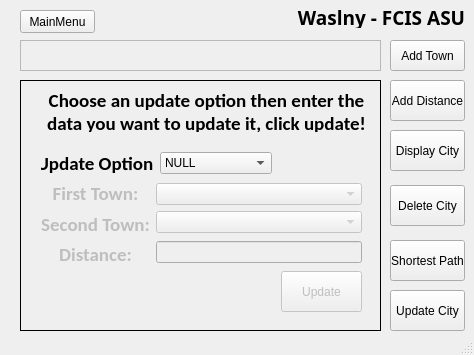
<?xml version="1.0" encoding="UTF-8"?>
<ui version="4.0">
 <class>CityWindow</class>
 <widget class="QMainWindow" name="CityWindow">
  <property name="windowModality">
   <enum>Qt::NonModal</enum>
  </property>
  <property name="geometry">
   <rect>
    <x>0</x>
    <y>0</y>
    <width>474</width>
    <height>355</height>
   </rect>
  </property>
  <property name="windowTitle">
   <string>Wasalny</string>
  </property>
  <property name="windowIcon">
   <iconset resource="imgs.qrc">
    <normaloff>:/images/rsz_wasalny.jpg</normaloff>:/images/rsz_wasalny.jpg</iconset>
  </property>
  <property name="iconSize">
   <size>
    <width>50</width>
    <height>50</height>
   </size>
  </property>
  <widget class="QWidget" name="centralwidget">
   <widget class="QPushButton" name="addTownBtn">
    <property name="geometry">
     <rect>
      <x>390</x>
      <y>40</y>
      <width>75</width>
      <height>31</height>
     </rect>
    </property>
    <property name="text">
     <string>Add Town</string>
    </property>
   </widget>
   <widget class="QPushButton" name="addDistBtn">
    <property name="geometry">
     <rect>
      <x>390</x>
      <y>80</y>
      <width>75</width>
      <height>41</height>
     </rect>
    </property>
    <property name="text">
     <string>Add Distance</string>
    </property>
   </widget>
   <widget class="QPushButton" name="dispBtn">
    <property name="geometry">
     <rect>
      <x>390</x>
      <y>130</y>
      <width>75</width>
      <height>41</height>
     </rect>
    </property>
    <property name="text">
     <string>Display City</string>
    </property>
   </widget>
   <widget class="QPushButton" name="deleteBtn">
    <property name="geometry">
     <rect>
      <x>390</x>
      <y>185</y>
      <width>75</width>
      <height>41</height>
     </rect>
    </property>
    <property name="text">
     <string>Delete City</string>
    </property>
   </widget>
   <widget class="QPushButton" name="updBtn">
    <property name="enabled">
     <bool>true</bool>
    </property>
    <property name="geometry">
     <rect>
      <x>390</x>
      <y>290</y>
      <width>75</width>
      <height>41</height>
     </rect>
    </property>
    <property name="text">
     <string>Update City</string>
    </property>
   </widget>
   <widget class="QPushButton" name="SPBtn">
    <property name="enabled">
     <bool>true</bool>
    </property>
    <property name="geometry">
     <rect>
      <x>390</x>
      <y>240</y>
      <width>75</width>
      <height>41</height>
     </rect>
    </property>
    <property name="text">
     <string>Shortest Path</string>
    </property>
   </widget>
   <widget class="QPlainTextEdit" name="input_txt">
    <property name="enabled">
     <bool>false</bool>
    </property>
    <property name="geometry">
     <rect>
      <x>20</x>
      <y>40</y>
      <width>361</width>
      <height>31</height>
     </rect>
    </property>
    <property name="plainText">
     <string/>
    </property>
   </widget>
   <widget class="QPushButton" name="main_menu">
    <property name="geometry">
     <rect>
      <x>20</x>
      <y>10</y>
      <width>75</width>
      <height>23</height>
     </rect>
    </property>
    <property name="text">
     <string>MainMenu</string>
    </property>
   </widget>
   <widget class="QLabel" name="label">
    <property name="geometry">
     <rect>
      <x>296</x>
      <y>7</y>
      <width>171</width>
      <height>21</height>
     </rect>
    </property>
    <property name="font">
     <font>
      <family>Century Gothic</family>
      <pointsize>14</pointsize>
      <weight>75</weight>
      <bold>true</bold>
     </font>
    </property>
    <property name="text">
     <string>Waslny - FCIS ASU</string>
    </property>
    <property name="alignment">
     <set>Qt::AlignCenter</set>
    </property>
   </widget>
   <widget class="QStackedWidget" name="stackedWidget">
    <property name="geometry">
     <rect>
      <x>20</x>
      <y>80</y>
      <width>361</width>
      <height>251</height>
     </rect>
    </property>
    <property name="frameShape">
     <enum>QFrame::Panel</enum>
    </property>
    <property name="frameShadow">
     <enum>QFrame::Plain</enum>
    </property>
    <property name="currentIndex">
     <number>3</number>
    </property>
    <widget class="QWidget" name="display_page">
     <widget class="QTextBrowser" name="output_txt">
      <property name="geometry">
       <rect>
        <x>10</x>
        <y>10</y>
        <width>341</width>
        <height>231</height>
       </rect>
      </property>
     </widget>
    </widget>
    <widget class="QWidget" name="distance_page">
     <widget class="QPushButton" name="Add_dist">
      <property name="geometry">
       <rect>
        <x>131</x>
        <y>170</y>
        <width>101</width>
        <height>41</height>
       </rect>
      </property>
      <property name="text">
       <string>Add</string>
      </property>
     </widget>
     <widget class="QLabel" name="instructions_txt">
      <property name="geometry">
       <rect>
        <x>50</x>
        <y>20</y>
        <width>271</width>
        <height>31</height>
       </rect>
      </property>
      <property name="font">
       <font>
        <family>Century Gothic</family>
        <pointsize>10</pointsize>
        <weight>75</weight>
        <bold>true</bold>
       </font>
      </property>
      <property name="text">
       <string>Choose the towns then enter the distance between them, then click Add!</string>
      </property>
      <property name="alignment">
       <set>Qt::AlignCenter</set>
      </property>
      <property name="wordWrap">
       <bool>true</bool>
      </property>
     </widget>
     <widget class="QWidget" name="">
      <property name="geometry">
       <rect>
        <x>20</x>
        <y>70</y>
        <width>321</width>
        <height>85</height>
       </rect>
      </property>
      <layout class="QHBoxLayout" name="horizontalLayout">
       <item>
        <layout class="QVBoxLayout" name="verticalLayout_2">
         <item>
          <widget class="QLabel" name="label_2">
           <property name="font">
            <font>
             <family>Calibri</family>
             <pointsize>14</pointsize>
             <weight>75</weight>
             <bold>true</bold>
            </font>
           </property>
           <property name="text">
            <string>First Town:</string>
           </property>
           <property name="alignment">
            <set>Qt::AlignCenter</set>
           </property>
          </widget>
         </item>
         <item>
          <widget class="QLabel" name="label_3">
           <property name="font">
            <font>
             <family>Calibri</family>
             <pointsize>14</pointsize>
             <weight>75</weight>
             <bold>true</bold>
            </font>
           </property>
           <property name="text">
            <string>Second Town:</string>
           </property>
           <property name="alignment">
            <set>Qt::AlignCenter</set>
           </property>
          </widget>
         </item>
         <item>
          <widget class="QLabel" name="label_4">
           <property name="font">
            <font>
             <family>Calibri</family>
             <pointsize>14</pointsize>
             <weight>75</weight>
             <bold>true</bold>
            </font>
           </property>
           <property name="text">
            <string>Distance:</string>
           </property>
           <property name="alignment">
            <set>Qt::AlignCenter</set>
           </property>
          </widget>
         </item>
        </layout>
       </item>
       <item>
        <layout class="QVBoxLayout" name="verticalLayout_3">
         <item>
          <layout class="QVBoxLayout" name="verticalLayout">
           <item>
            <widget class="QComboBox" name="towns_list"/>
           </item>
           <item>
            <widget class="QComboBox" name="towns_list2"/>
           </item>
          </layout>
         </item>
         <item>
          <widget class="QLineEdit" name="dist_val"/>
         </item>
        </layout>
       </item>
      </layout>
     </widget>
    </widget>
    <widget class="QWidget" name="SP">
     <widget class="QPushButton" name="getSP_btn">
      <property name="geometry">
       <rect>
        <x>230</x>
        <y>120</y>
        <width>111</width>
        <height>23</height>
       </rect>
      </property>
      <property name="text">
       <string>Get Shortest Path</string>
      </property>
     </widget>
     <widget class="QTextBrowser" name="SP_output">
      <property name="geometry">
       <rect>
        <x>20</x>
        <y>120</y>
        <width>201</width>
        <height>111</height>
       </rect>
      </property>
      <property name="html">
       <string>&lt;!DOCTYPE HTML PUBLIC &quot;-//W3C//DTD HTML 4.0//EN&quot; &quot;http://www.w3.org/TR/REC-html40/strict.dtd&quot;&gt;
&lt;html&gt;&lt;head&gt;&lt;meta name=&quot;qrichtext&quot; content=&quot;1&quot; /&gt;&lt;style type=&quot;text/css&quot;&gt;
p, li { white-space: pre-wrap; }
&lt;/style&gt;&lt;/head&gt;&lt;body style=&quot; font-family:'MS Shell Dlg 2'; font-size:8.25pt; font-weight:400; font-style:normal;&quot;&gt;
&lt;p style=&quot;-qt-paragraph-type:empty; margin-top:0px; margin-bottom:0px; margin-left:0px; margin-right:0px; -qt-block-indent:0; text-indent:0px;&quot;&gt;&lt;br /&gt;&lt;/p&gt;&lt;/body&gt;&lt;/html&gt;</string>
      </property>
     </widget>
     <widget class="QWidget" name="">
      <property name="geometry">
       <rect>
        <x>20</x>
        <y>30</y>
        <width>321</width>
        <height>81</height>
       </rect>
      </property>
      <layout class="QVBoxLayout" name="verticalLayout_4">
       <item>
        <layout class="QHBoxLayout" name="horizontalLayout_2">
         <item>
          <widget class="QLabel" name="label_5">
           <property name="font">
            <font>
             <family>Calibri</family>
             <pointsize>14</pointsize>
             <weight>75</weight>
             <bold>true</bold>
            </font>
           </property>
           <property name="text">
            <string>First Town:</string>
           </property>
           <property name="alignment">
            <set>Qt::AlignCenter</set>
           </property>
          </widget>
         </item>
         <item>
          <widget class="QComboBox" name="towns_list_2"/>
         </item>
        </layout>
       </item>
       <item>
        <layout class="QHBoxLayout" name="horizontalLayout_3">
         <item>
          <widget class="QLabel" name="label_6">
           <property name="font">
            <font>
             <family>Calibri</family>
             <pointsize>14</pointsize>
             <weight>75</weight>
             <bold>true</bold>
            </font>
           </property>
           <property name="text">
            <string>Second Town:</string>
           </property>
           <property name="alignment">
            <set>Qt::AlignCenter</set>
           </property>
          </widget>
         </item>
         <item>
          <widget class="QComboBox" name="towns_list2_2"/>
         </item>
        </layout>
       </item>
      </layout>
     </widget>
    </widget>
    <widget class="QWidget" name="upd">
     <widget class="QLabel" name="inst_label">
      <property name="geometry">
       <rect>
        <x>20</x>
        <y>10</y>
        <width>331</width>
        <height>41</height>
       </rect>
      </property>
      <property name="font">
       <font>
        <family>Calibri</family>
        <pointsize>14</pointsize>
        <weight>75</weight>
        <bold>true</bold>
       </font>
      </property>
      <property name="text">
       <string>Choose an update option then enter the data you want to update it, click update!</string>
      </property>
      <property name="alignment">
       <set>Qt::AlignCenter</set>
      </property>
      <property name="wordWrap">
       <bool>true</bool>
      </property>
     </widget>
     <widget class="QWidget" name="layoutWidget">
      <property name="geometry">
       <rect>
        <x>20</x>
        <y>100</y>
        <width>321</width>
        <height>85</height>
       </rect>
      </property>
      <layout class="QHBoxLayout" name="horizontalLayout_5">
       <item>
        <layout class="QVBoxLayout" name="verticalLayout_5">
         <item>
          <widget class="QLabel" name="town_label">
           <property name="enabled">
            <bool>false</bool>
           </property>
           <property name="font">
            <font>
             <family>Calibri</family>
             <pointsize>14</pointsize>
             <weight>75</weight>
             <bold>true</bold>
            </font>
           </property>
           <property name="text">
            <string>First Town:</string>
           </property>
           <property name="textFormat">
            <enum>Qt::AutoText</enum>
           </property>
           <property name="alignment">
            <set>Qt::AlignCenter</set>
           </property>
          </widget>
         </item>
         <item>
          <widget class="QLabel" name="town2_label">
           <property name="enabled">
            <bool>false</bool>
           </property>
           <property name="font">
            <font>
             <family>Calibri</family>
             <pointsize>14</pointsize>
             <weight>75</weight>
             <bold>true</bold>
            </font>
           </property>
           <property name="text">
            <string>Second Town:</string>
           </property>
           <property name="alignment">
            <set>Qt::AlignCenter</set>
           </property>
          </widget>
         </item>
         <item>
          <widget class="QLabel" name="dist_label">
           <property name="enabled">
            <bool>false</bool>
           </property>
           <property name="font">
            <font>
             <family>Calibri</family>
             <pointsize>14</pointsize>
             <weight>75</weight>
             <bold>true</bold>
            </font>
           </property>
           <property name="text">
            <string>Distance:</string>
           </property>
           <property name="alignment">
            <set>Qt::AlignCenter</set>
           </property>
          </widget>
         </item>
        </layout>
       </item>
       <item>
        <layout class="QVBoxLayout" name="verticalLayout_6">
         <item>
          <layout class="QVBoxLayout" name="verticalLayout_7">
           <item>
            <widget class="QComboBox" name="towns_list_3">
             <property name="enabled">
              <bool>false</bool>
             </property>
            </widget>
           </item>
           <item>
            <widget class="QComboBox" name="towns_list2_3">
             <property name="enabled">
              <bool>false</bool>
             </property>
            </widget>
           </item>
          </layout>
         </item>
         <item>
          <widget class="QLineEdit" name="dist_val_2">
           <property name="enabled">
            <bool>false</bool>
           </property>
          </widget>
         </item>
        </layout>
       </item>
      </layout>
     </widget>
     <widget class="QPushButton" name="upd_btn">
      <property name="enabled">
       <bool>false</bool>
      </property>
      <property name="geometry">
       <rect>
        <x>260</x>
        <y>190</y>
        <width>81</width>
        <height>41</height>
       </rect>
      </property>
      <property name="text">
       <string>Update</string>
      </property>
     </widget>
     <widget class="QWidget" name="">
      <property name="geometry">
       <rect>
        <x>20</x>
        <y>70</y>
        <width>231</width>
        <height>25</height>
       </rect>
      </property>
      <layout class="QHBoxLayout" name="horizontalLayout_4">
       <item>
        <widget class="QLabel" name="label_7">
         <property name="font">
          <font>
           <family>Calibri</family>
           <pointsize>14</pointsize>
           <weight>75</weight>
           <bold>true</bold>
          </font>
         </property>
         <property name="text">
          <string>Update Option:</string>
         </property>
         <property name="alignment">
          <set>Qt::AlignCenter</set>
         </property>
        </widget>
       </item>
       <item>
        <widget class="QComboBox" name="upd_options">
         <item>
          <property name="text">
           <string>NULL</string>
          </property>
         </item>
         <item>
          <property name="text">
           <string>Delete Town</string>
          </property>
         </item>
         <item>
          <property name="text">
           <string>Edit Distance</string>
          </property>
         </item>
         <item>
          <property name="text">
           <string>Delete Distance</string>
          </property>
         </item>
        </widget>
       </item>
      </layout>
     </widget>
    </widget>
   </widget>
   <zorder>stackedWidget</zorder>
   <zorder>addTownBtn</zorder>
   <zorder>addDistBtn</zorder>
   <zorder>dispBtn</zorder>
   <zorder>deleteBtn</zorder>
   <zorder>updBtn</zorder>
   <zorder>SPBtn</zorder>
   <zorder>input_txt</zorder>
   <zorder>main_menu</zorder>
   <zorder>label</zorder>
  </widget>
  <widget class="QMenuBar" name="menubar">
   <property name="geometry">
    <rect>
     <x>0</x>
     <y>0</y>
     <width>474</width>
     <height>21</height>
    </rect>
   </property>
  </widget>
  <widget class="QStatusBar" name="statusbar"/>
 </widget>
 <resources>
  <include location="imgs.qrc"/>
 </resources>
 <connections/>
</ui>
